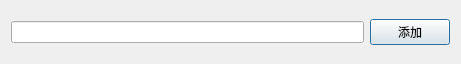
<?xml version="1.0" encoding="UTF-8"?>
<ui version="4.0">
 <class>AddInDlg</class>
 <widget class="QDialog" name="AddInDlg">
  <property name="geometry">
   <rect>
    <x>0</x>
    <y>0</y>
    <width>461</width>
    <height>64</height>
   </rect>
  </property>
  <property name="windowTitle">
   <string>添加号码</string>
  </property>
  <layout class="QHBoxLayout" name="horizontalLayout">
   <item>
    <widget class="QLineEdit" name="leditAdd">
     <property name="styleSheet">
      <string notr="true">font: 11pt &quot;AcadEref&quot;;</string>
     </property>
    </widget>
   </item>
   <item>
    <widget class="QPushButton" name="btnAdd">
     <property name="text">
      <string>添加</string>
     </property>
    </widget>
   </item>
  </layout>
 </widget>
 <layoutdefault spacing="6" margin="11"/>
 <resources/>
 <connections/>
</ui>
